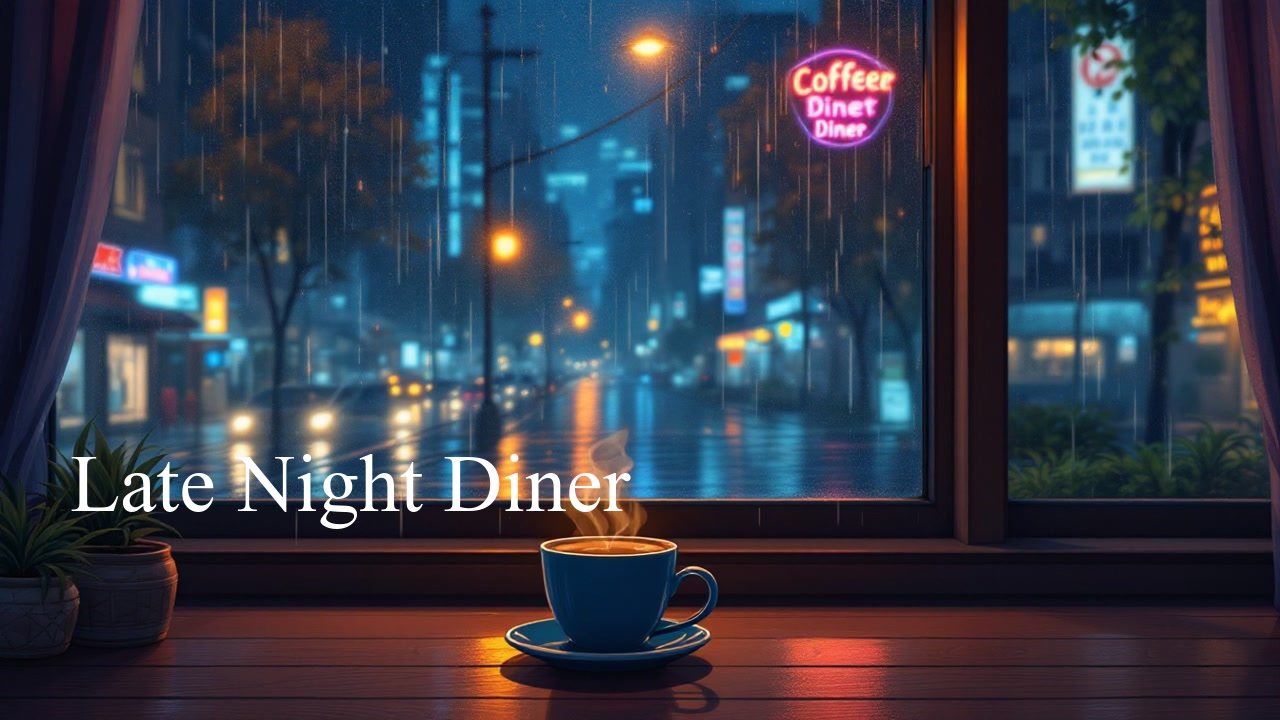
#> input picture scripts/.thumbs/_t1.jpg, 1280 x 720 px
$ python make_cutout.py .thumbs/_t1.jpg .thumbs/_t2.jpg out.png 1.0 1.0 1.0
#> lines starting #> are read from the running program, lines starting #| are printed output that depends on the picture
#!/usr/bin/env python3
"""Cut the foreground subject onto its own RGBA layer using the depth map.
alpha = feathered threshold on depth (near = subject). argv: orig depth out [lo hi blur]"""
import sys
from PIL import Image, ImageFilter
import numpy as np

orig = Image.open(sys.argv[1]).convert("RGB")
#> orig is the input picture: PIL image 1280x720 RGB; mean R, G, B 54.1, 59.5, 73.8
depth = Image.open(sys.argv[2]).convert("L").resize(orig.size)
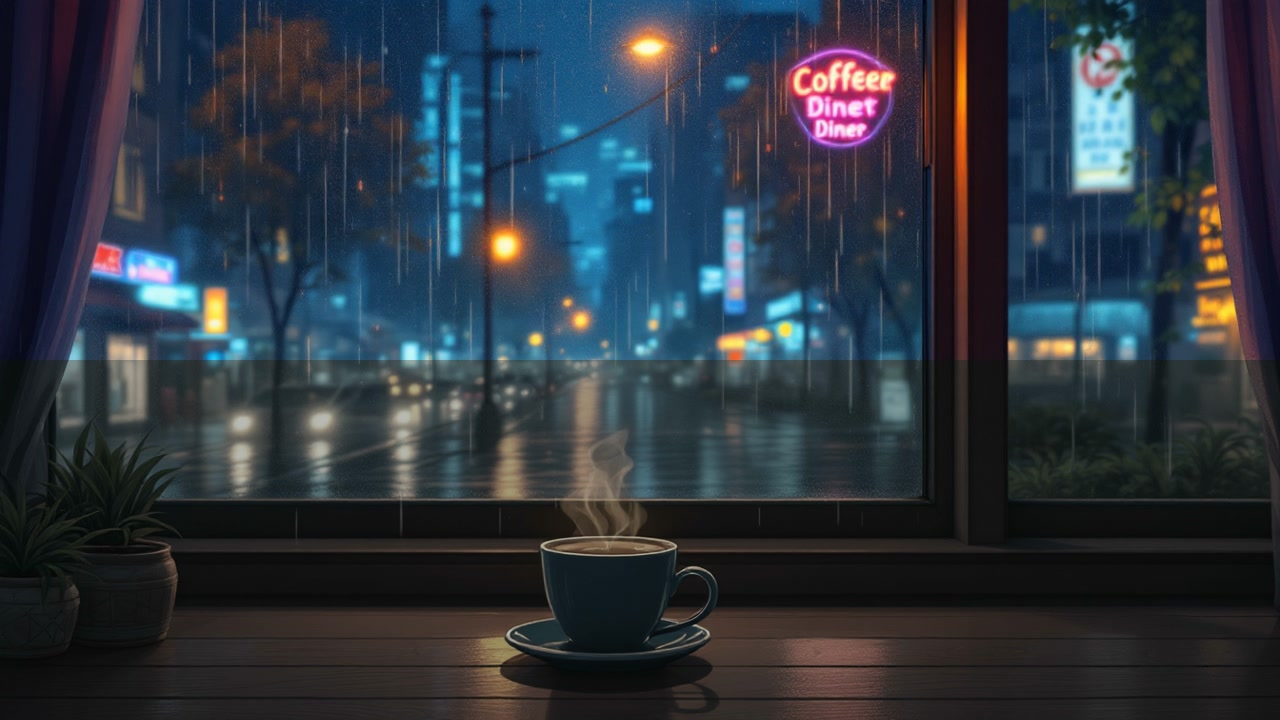
#> input picture scripts/.thumbs/_t2.jpg, 1280 x 720 px
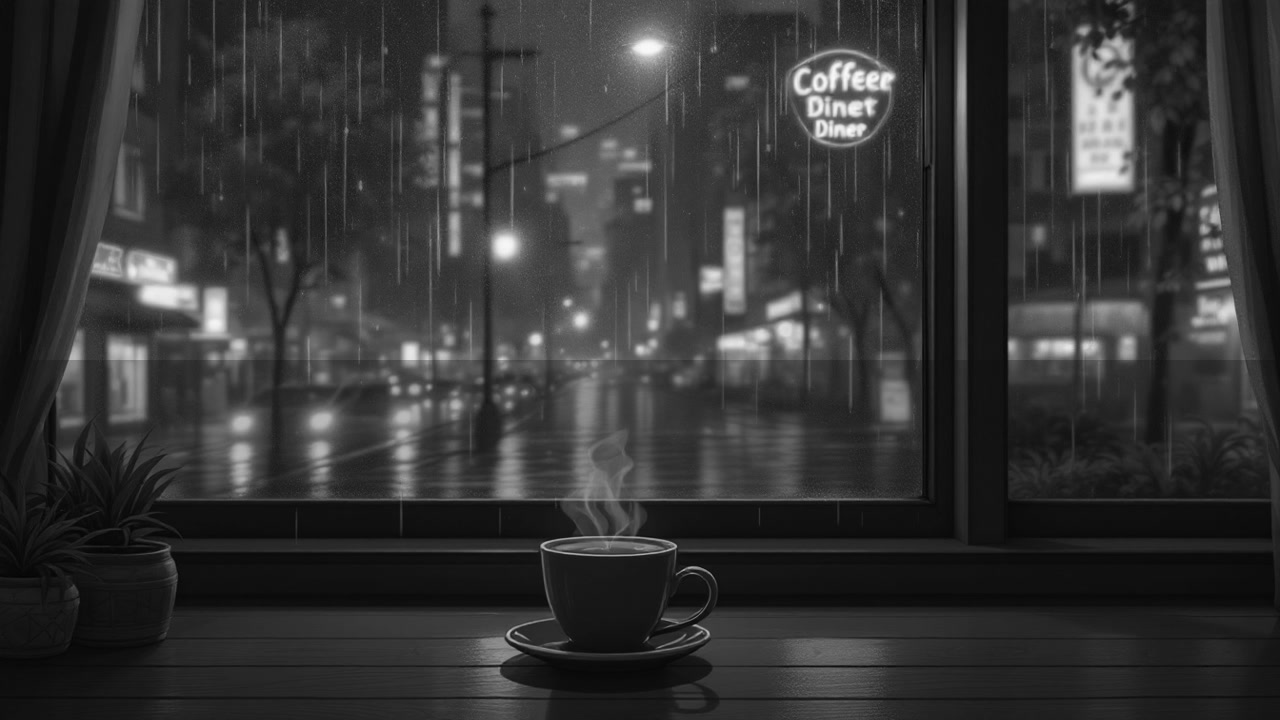
#> depth: PIL image 1280x720 L; min 3, max 252, mean 52.7
out = sys.argv[3]
lo = float(sys.argv[4]) if len(sys.argv) > 4 else 0.55
hi = float(sys.argv[5]) if len(sys.argv) > 5 else 0.72
blur = float(sys.argv[6]) if len(sys.argv) > 6 else 2.0

d = np.asarray(depth).astype(np.float32) / 255.0
a = np.clip((d - lo) / max(1e-3, (hi - lo)), 0, 1)
#> a: shape (720, 1280) float32; every value is 0
a = a * a * (3 - 2 * a)                       # smoothstep
alpha = Image.fromarray((a * 255).astype("uint8")).filter(ImageFilter.GaussianBlur(blur))
#> alpha: PIL image 1280x720 L; every value is 0
rgba = orig.convert("RGBA")
rgba.putalpha(alpha)
rgba.save(out)
print("DONE", out)
